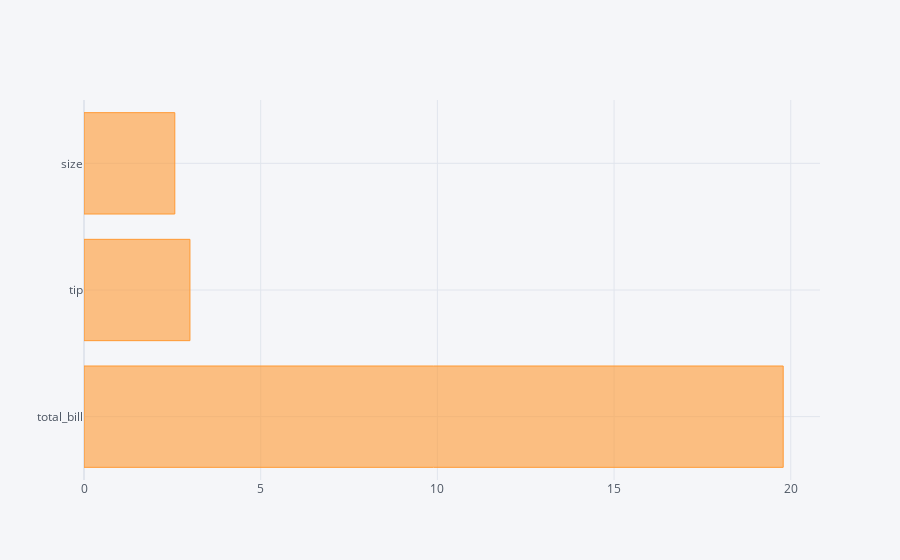

Notebook source saved alongside this figure:
### Markdown cell above
In the output, you can see the bar plots with mean values for total_bill, tip and size column

### Code cell
dataset.mean().iplot(kind='barh')

### Figure 1 — Plotly figure (JSON) as saved in the notebook; plotly's stock layout.template omitted (floating-point values rounded to 4 significant figures)
{"data": [{"marker": {"color": "rgba(255, 153, 51, 0.6)", "line": {"color": "rgba(255, 153, 51, 1.0)", "width": 1}}, "name": "None", "orientation": "h", "text": "", "type": "bar", "x": [19.79, 2.998, 2.57], "y": ["total_bill", "tip", "size"]}], "layout": {"autosize": true, "legend": {"bgcolor": "#F5F6F9", "font": {"color": "#4D5663"}}, "paper_bgcolor": "#F5F6F9", "plot_bgcolor": "#F5F6F9", "title": {"font": {"color": "#4D5663"}}, "xaxis": {"autorange": true, "gridcolor": "#E1E5ED", "range": [0, 20.83], "showgrid": true, "tickfont": {"color": "#4D5663"}, "title": {"font": {"color": "#4D5663"}, "text": ""}, "type": "linear", "zerolinecolor": "#E1E5ED"}, "yaxis": {"autorange": true, "gridcolor": "#E1E5ED", "range": [-0.5, 2.5], "showgrid": true, "tickfont": {"color": "#4D5663"}, "title": {"font": {"color": "#4D5663"}, "text": ""}, "type": "category", "zerolinecolor": "#E1E5ED"}}}
